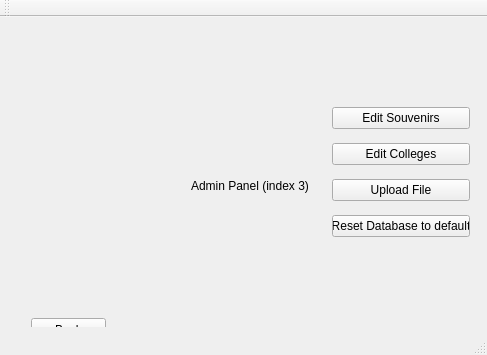
<?xml version="1.0" encoding="UTF-8"?>
<ui version="4.0">
 <class>MainWindow</class>
 <widget class="QMainWindow" name="MainWindow">
  <property name="geometry">
   <rect>
    <x>0</x>
    <y>0</y>
    <width>487</width>
    <height>355</height>
   </rect>
  </property>
  <property name="windowTitle">
   <string>MainWindow</string>
  </property>
  <widget class="QWidget" name="centralWidget">
   <widget class="QWidget" name="horizontalLayoutWidget">
    <property name="geometry">
     <rect>
      <x>10</x>
      <y>0</y>
      <width>471</width>
      <height>321</height>
     </rect>
    </property>
    <layout class="QHBoxLayout" name="horizontalLayout">
     <item>
      <widget class="QStackedWidget" name="stackedWidget">
       <property name="currentIndex">
        <number>3</number>
       </property>
       <widget class="QWidget" name="page">
        <widget class="QPushButton" name="pushButton">
         <property name="geometry">
          <rect>
           <x>200</x>
           <y>280</y>
           <width>75</width>
           <height>23</height>
          </rect>
         </property>
         <property name="text">
          <string>Begin</string>
         </property>
        </widget>
        <widget class="QLabel" name="mainPic_label">
         <property name="geometry">
          <rect>
           <x>100</x>
           <y>0</y>
           <width>291</width>
           <height>181</height>
          </rect>
         </property>
         <property name="text">
          <string>TextLabel</string>
         </property>
        </widget>
        <widget class="QTextBrowser" name="textBrowser">
         <property name="geometry">
          <rect>
           <x>90</x>
           <y>200</y>
           <width>311</width>
           <height>71</height>
          </rect>
         </property>
         <property name="autoFillBackground">
          <bool>false</bool>
         </property>
         <property name="html">
          <string>&lt;!DOCTYPE HTML PUBLIC &quot;-//W3C//DTD HTML 4.0//EN&quot; &quot;http://www.w3.org/TR/REC-html40/strict.dtd&quot;&gt;
&lt;html&gt;&lt;head&gt;&lt;meta name=&quot;qrichtext&quot; content=&quot;1&quot; /&gt;&lt;style type=&quot;text/css&quot;&gt;
p, li { white-space: pre-wrap; }
&lt;/style&gt;&lt;/head&gt;&lt;body style=&quot; font-family:'MS Shell Dlg 2'; font-size:8.25pt; font-weight:400; font-style:normal;&quot;&gt;
&lt;p style=&quot; margin-top:0px; margin-bottom:0px; margin-left:0px; margin-right:0px; -qt-block-indent:0; text-indent:0px;&quot;&gt;College Tour: An indepth application to help those visit the universities they want to see, find crucial information, and purchase any souvenirs they might want along the way. Come join us for an educational trip!&lt;/p&gt;&lt;/body&gt;&lt;/html&gt;</string>
         </property>
        </widget>
       </widget>
       <widget class="QWidget" name="page_2">
        <widget class="QLabel" name="label">
         <property name="geometry">
          <rect>
           <x>0</x>
           <y>0</y>
           <width>161</width>
           <height>41</height>
          </rect>
         </property>
         <property name="text">
          <string>&lt;html&gt;&lt;head/&gt;&lt;body&gt;&lt;p&gt;&lt;span style=&quot; font-size:20pt;&quot;&gt;College Tour&lt;/span&gt;&lt;/p&gt;&lt;/body&gt;&lt;/html&gt;</string>
         </property>
        </widget>
        <widget class="QTextBrowser" name="textBrowser_2">
         <property name="geometry">
          <rect>
           <x>0</x>
           <y>40</y>
           <width>201</width>
           <height>271</height>
          </rect>
         </property>
        </widget>
        <widget class="QPushButton" name="pushButton_2">
         <property name="geometry">
          <rect>
           <x>260</x>
           <y>230</y>
           <width>101</width>
           <height>31</height>
          </rect>
         </property>
         <property name="text">
          <string>Plan A Trip</string>
         </property>
        </widget>
        <widget class="QPushButton" name="pushButton_3">
         <property name="geometry">
          <rect>
           <x>260</x>
           <y>270</y>
           <width>101</width>
           <height>31</height>
          </rect>
         </property>
         <property name="text">
          <string>Quit</string>
         </property>
        </widget>
        <widget class="QPushButton" name="pushButton_4">
         <property name="geometry">
          <rect>
           <x>390</x>
           <y>290</y>
           <width>75</width>
           <height>23</height>
          </rect>
         </property>
         <property name="text">
          <string>Admin</string>
         </property>
        </widget>
       </widget>
       <widget class="QWidget" name="page_3">
        <widget class="QLabel" name="label_2">
         <property name="geometry">
          <rect>
           <x>10</x>
           <y>10</y>
           <width>181</width>
           <height>41</height>
          </rect>
         </property>
         <property name="text">
          <string>College Tour Page (default/custom)</string>
         </property>
        </widget>
        <widget class="QWidget" name="verticalLayoutWidget">
         <property name="geometry">
          <rect>
           <x>100</x>
           <y>50</y>
           <width>251</width>
           <height>201</height>
          </rect>
         </property>
         <layout class="QVBoxLayout" name="verticalLayout">
          <item>
           <widget class="QPushButton" name="pushButton_5">
            <property name="text">
             <string>Default Trip (UCI)</string>
            </property>
           </widget>
          </item>
          <item>
           <widget class="QPushButton" name="pushButton_6">
            <property name="text">
             <string>Default Trip (ASU)</string>
            </property>
           </widget>
          </item>
          <item>
           <widget class="QPushButton" name="pushButton_7">
            <property name="text">
             <string>Custom Trip</string>
            </property>
           </widget>
          </item>
         </layout>
        </widget>
        <widget class="QPushButton" name="backCollegeButton">
         <property name="geometry">
          <rect>
           <x>10</x>
           <y>290</y>
           <width>75</width>
           <height>23</height>
          </rect>
         </property>
         <property name="text">
          <string>Back</string>
         </property>
        </widget>
       </widget>
       <widget class="QWidget" name="page_4">
        <widget class="QLabel" name="label_3">
         <property name="geometry">
          <rect>
           <x>170</x>
           <y>150</y>
           <width>181</width>
           <height>16</height>
          </rect>
         </property>
         <property name="text">
          <string>Admin Panel (index 3)</string>
         </property>
        </widget>
        <widget class="QPushButton" name="backCollegeButton_2">
         <property name="geometry">
          <rect>
           <x>10</x>
           <y>290</y>
           <width>75</width>
           <height>23</height>
          </rect>
         </property>
         <property name="text">
          <string>Back</string>
         </property>
        </widget>
        <widget class="QWidget" name="verticalLayoutWidget_2">
         <property name="geometry">
          <rect>
           <x>300</x>
           <y>60</y>
           <width>160</width>
           <height>171</height>
          </rect>
         </property>
         <layout class="QVBoxLayout" name="verticalLayout_2">
          <item>
           <widget class="QPushButton" name="pushButton_8">
            <property name="text">
             <string>Edit Souvenirs</string>
            </property>
           </widget>
          </item>
          <item>
           <widget class="QPushButton" name="pushButton_9">
            <property name="text">
             <string>Edit Colleges</string>
            </property>
           </widget>
          </item>
          <item>
           <widget class="QPushButton" name="pushButton_10">
            <property name="text">
             <string>Upload File</string>
            </property>
           </widget>
          </item>
          <item>
           <widget class="QPushButton" name="pushButton_11">
            <property name="text">
             <string>Reset Database to default</string>
            </property>
           </widget>
          </item>
         </layout>
        </widget>
       </widget>
      </widget>
     </item>
    </layout>
   </widget>
  </widget>
  <widget class="QToolBar" name="mainToolBar">
   <attribute name="toolBarArea">
    <enum>TopToolBarArea</enum>
   </attribute>
   <attribute name="toolBarBreak">
    <bool>false</bool>
   </attribute>
  </widget>
  <widget class="QStatusBar" name="statusBar"/>
 </widget>
 <layoutdefault spacing="6" margin="11"/>
 <resources/>
 <connections/>
</ui>
